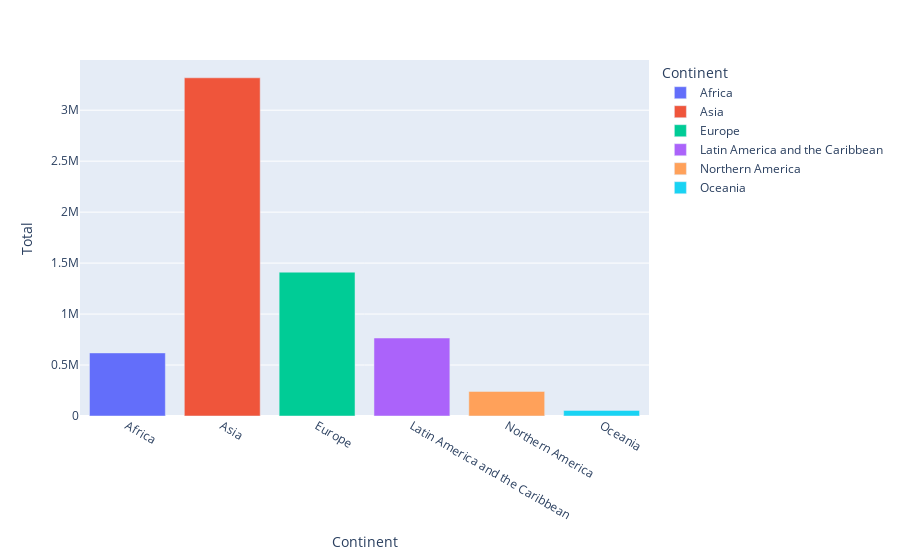

Here is the notebook cell this chart was saved with:
### Code cell
px.bar(continent_df,x=continent_df.index,y='Total',color=continent_df.index)

### Figure 1 — Plotly figure (JSON) as saved in the notebook; plotly's stock layout.template omitted (floating-point values rounded to 4 significant figures)
{"data": [{"alignmentgroup": "True", "hovertemplate": "Continent=%{x}<br>Total=%{y}<extra></extra>", "legendgroup": "Africa", "marker": {"color": "#636efa", "pattern": {"shape": ""}}, "name": "Africa", "offsetgroup": "Africa", "orientation": "v", "showlegend": true, "textposition": "auto", "type": "bar", "x": ["Africa"], "xaxis": "x", "y": [618948], "yaxis": "y"}, {"alignmentgroup": "True", "hovertemplate": "Continent=%{x}<br>Total=%{y}<extra></extra>", "legendgroup": "Asia", "marker": {"color": "#EF553B", "pattern": {"shape": ""}}, "name": "Asia", "offsetgroup": "Asia", "orientation": "v", "showlegend": true, "textposition": "auto", "type": "bar", "x": ["Asia"], "xaxis": "x", "y": [3317794], "yaxis": "y"}, {"alignmentgroup": "True", "hovertemplate": "Continent=%{x}<br>Total=%{y}<extra></extra>", "legendgroup": "Europe", "marker": {"color": "#00cc96", "pattern": {"shape": ""}}, "name": "Europe", "offsetgroup": "Europe", "orientation": "v", "showlegend": true, "textposition": "auto", "type": "bar", "x": ["Europe"], "xaxis": "x", "y": [1410947], "yaxis": "y"}, {"alignmentgroup": "True", "hovertemplate": "Continent=%{x}<br>Total=%{y}<extra></extra>", "legendgroup": "Latin America and the Caribbean", "marker": {"color": "#ab63fa", "pattern": {"shape": ""}}, "name": "Latin America and the Caribbean", "offsetgroup": "Latin America and the Caribbean", "orientation": "v", "showlegend": true, "textposition": "auto", "type": "bar", "x": ["Latin America and the Caribbean"], "xaxis": "x", "y": [765148], "yaxis": "y"}, {"alignmentgroup": "True", "hovertemplate": "Continent=%{x}<br>Total=%{y}<extra></extra>", "legendgroup": "Northern America", "marker": {"color": "#FFA15A", "pattern": {"shape": ""}}, "name": "Northern America", "offsetgroup": "Northern America", "orientation": "v", "showlegend": true, "textposition": "auto", "type": "bar", "x": ["Northern America"], "xaxis": "x", "y": [241142], "yaxis": "y"}, {"alignmentgroup": "True", "hovertemplate": "Continent=%{x}<br>Total=%{y}<extra></extra>", "legendgroup": "Oceania", "marker": {"color": "#19d3f3", "pattern": {"shape": ""}}, "name": "Oceania", "offsetgroup": "Oceania", "orientation": "v", "showlegend": true, "textposition": "auto", "type": "bar", "x": ["Oceania"], "xaxis": "x", "y": [55174], "yaxis": "y"}], "layout": {"barmode": "relative", "legend": {"title": {"text": "Continent"}, "tracegroupgap": 0}, "margin": {"t": 60}, "xaxis": {"anchor": "y", "categoryarray": ["Africa", "Asia", "Europe", "Latin America and the Caribbean", "Northern America", "Oceania"], "categoryorder": "array", "domain": [0, 1], "title": {"text": "Continent"}}, "yaxis": {"anchor": "x", "domain": [0, 1], "title": {"text": "Total"}}}}
